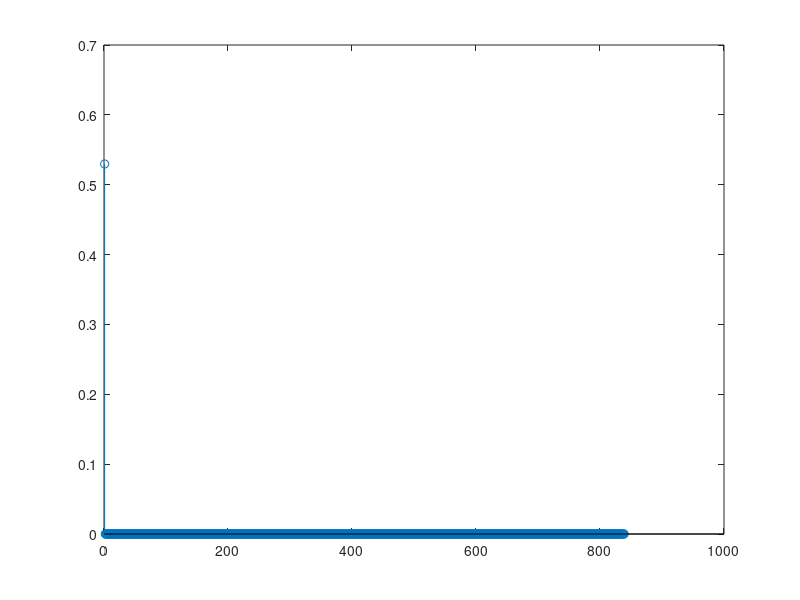

Reproduce this figure in MATLAB.
clear all;clc;close all;

% ------- Definitions -------
u = 129;
Nzc = 839;
NIFFT = 2048;
NIDFT = 24576;
v = [0];
Ncs = 13;
signal = complex(0,0)*zeros(1,NIFFT);
xuv = complex(0,0)*zeros(1,Nzc);

show_figures = false;

tx_shift_adjust = 10;

%% *********************** PRACH Transmission *****************************

% ------------------- Generate local Zadoff-Chu sequence ------------------
n = [0:1:(Nzc-1)];
xu_root = exp(-1i*(pi*u.*n.*(n+1))./Nzc);
for i=1:1:length(v)
    Cv = v(i)*Ncs;
    xuv = xuv + xu_root(mod((n+Cv),Nzc)+1);
end


%% *************************** Rayleigh Channel ***************************
h = (randn() + 1i*randn());

y = h*xuv;

%% ************************* PRACH Reception ******************************

%r = cconv(y,conj(xu_root),Nzc)/Nzc; % FUNCIONA!!!!

Xuv = fft(y,Nzc);       % FUNCIONA!!!!
Xu = fft(xu_root,Nzc);
mult = Xuv .* conj(Xu);
r = ifft(mult,Nzc)/Nzc;

pdp = abs(r).^2;

stem(pdp)
